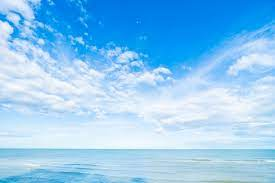
#> input picture imgs/blue-sky.jpeg, 275 x 183 px
$ python '20_图像溶合.py'
#> lines starting #> are read from the running program, lines starting #| are printed output that depends on the picture
import cv2
import numpy as np

sky = cv2.imread('./imgs/blue-sky.jpeg')
#> sky is the input picture: shape (183, 275, 3); mean B, G, R 241.4, 200.4, 142.7
print(sky.shape)
#| (183, 275, 3)
cat = cv2.imread('./imgs/cat.jpeg')
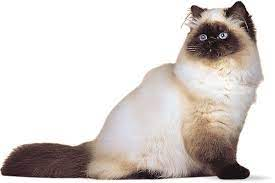
#> input picture imgs/cat.jpeg, 275 x 183 px
#> cat is the input picture: shape (183, 275, 3); mean B, G, R 204, 207.5, 214.2
print(cat.shape)
#| (183, 275, 3)

img = cv2.addWeighted(sky, 0.2, cat, 0.8, 0)
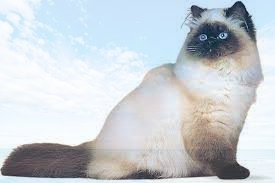
#> img: shape (183, 275, 3); mean B, G, R 211.5, 206.1, 199.9

cv2.imshow('sky', sky)
cv2.imshow('cat', cat)
cv2.imshow('result', img)

if cv2.waitKey(0) & 0xFF == ord('q'):
#> (key q is pressed here)
    cv2.destroyAllWindows()
